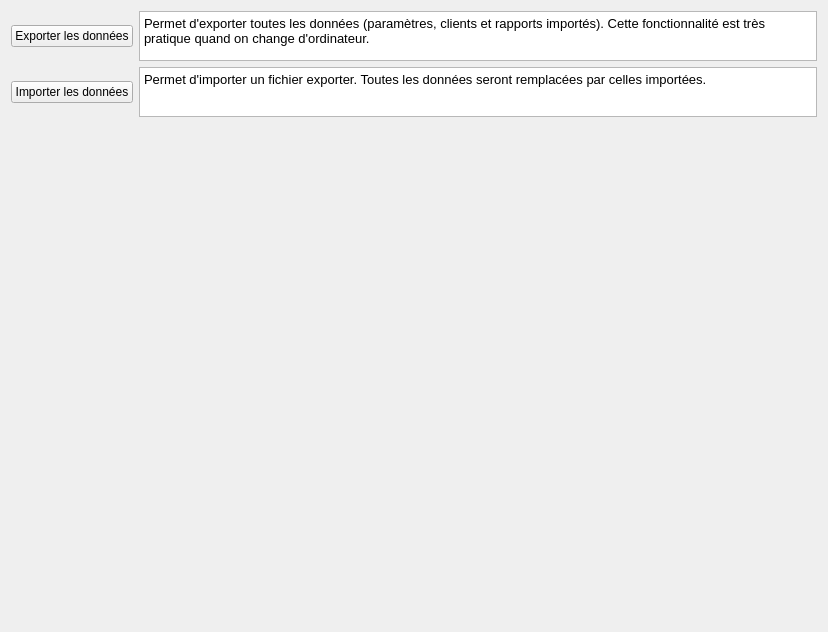
<?xml version="1.0" encoding="UTF-8"?>
<ui version="4.0">
 <class>PaneExportImport</class>
 <widget class="QWidget" name="PaneExportImport">
  <property name="geometry">
   <rect>
    <x>0</x>
    <y>0</y>
    <width>828</width>
    <height>632</height>
   </rect>
  </property>
  <property name="windowTitle">
   <string>Exporter ou importer</string>
  </property>
  <layout class="QGridLayout" name="gridLayout">
   <item row="0" column="0">
    <widget class="QPushButton" name="pushButton">
     <property name="text">
      <string>Exporter les données</string>
     </property>
    </widget>
   </item>
   <item row="0" column="1">
    <widget class="QTextEdit" name="textEdit">
     <property name="sizePolicy">
      <sizepolicy hsizetype="Expanding" vsizetype="Minimum">
       <horstretch>0</horstretch>
       <verstretch>0</verstretch>
      </sizepolicy>
     </property>
     <property name="maximumSize">
      <size>
       <width>16777215</width>
       <height>50</height>
      </size>
     </property>
     <property name="readOnly">
      <bool>true</bool>
     </property>
     <property name="html">
      <string>&lt;!DOCTYPE HTML PUBLIC &quot;-//W3C//DTD HTML 4.0//EN&quot; &quot;http://www.w3.org/TR/REC-html40/strict.dtd&quot;&gt;
&lt;html&gt;&lt;head&gt;&lt;meta name=&quot;qrichtext&quot; content=&quot;1&quot; /&gt;&lt;style type=&quot;text/css&quot;&gt;
p, li { white-space: pre-wrap; }
&lt;/style&gt;&lt;/head&gt;&lt;body style=&quot; font-family:'Ubuntu'; font-size:10pt; font-weight:400; font-style:normal;&quot;&gt;
&lt;p style=&quot; margin-top:0px; margin-bottom:0px; margin-left:0px; margin-right:0px; -qt-block-indent:0; text-indent:0px;&quot;&gt;Permet d'exporter toutes les données (paramètres, clients et rapports importés). Cette fonctionnalité est très pratique quand on change d'ordinateur.&lt;/p&gt;&lt;/body&gt;&lt;/html&gt;</string>
     </property>
    </widget>
   </item>
   <item row="1" column="0">
    <widget class="QPushButton" name="pushButton_2">
     <property name="text">
      <string>Importer les données</string>
     </property>
    </widget>
   </item>
   <item row="1" column="1">
    <widget class="QTextEdit" name="textEdit_2">
     <property name="sizePolicy">
      <sizepolicy hsizetype="Expanding" vsizetype="Minimum">
       <horstretch>0</horstretch>
       <verstretch>0</verstretch>
      </sizepolicy>
     </property>
     <property name="maximumSize">
      <size>
       <width>16777215</width>
       <height>50</height>
      </size>
     </property>
     <property name="readOnly">
      <bool>true</bool>
     </property>
     <property name="html">
      <string>&lt;!DOCTYPE HTML PUBLIC &quot;-//W3C//DTD HTML 4.0//EN&quot; &quot;http://www.w3.org/TR/REC-html40/strict.dtd&quot;&gt;
&lt;html&gt;&lt;head&gt;&lt;meta name=&quot;qrichtext&quot; content=&quot;1&quot; /&gt;&lt;style type=&quot;text/css&quot;&gt;
p, li { white-space: pre-wrap; }
&lt;/style&gt;&lt;/head&gt;&lt;body style=&quot; font-family:'Ubuntu'; font-size:10pt; font-weight:400; font-style:normal;&quot;&gt;
&lt;p style=&quot; margin-top:0px; margin-bottom:0px; margin-left:0px; margin-right:0px; -qt-block-indent:0; text-indent:0px;&quot;&gt;Permet d'importer un fichier exporter. Toutes les données seront remplacées par celles importées.&lt;/p&gt;&lt;/body&gt;&lt;/html&gt;</string>
     </property>
    </widget>
   </item>
   <item row="2" column="1">
    <spacer name="verticalSpacer">
     <property name="orientation">
      <enum>Qt::Vertical</enum>
     </property>
     <property name="sizeHint" stdset="0">
      <size>
       <width>20</width>
       <height>499</height>
      </size>
     </property>
    </spacer>
   </item>
  </layout>
 </widget>
 <resources/>
 <connections/>
</ui>
